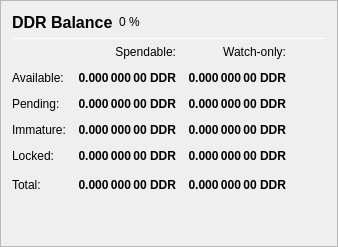
                   <widget class="QFrame" name="frame_Balances">
                    <property name="frameShape">
                     <enum>QFrame::StyledPanel</enum>
                    </property>
                    <property name="frameShadow">
                     <enum>QFrame::Raised</enum>
                    </property>
                    <layout class="QVBoxLayout" name="verticalLayout_4">
                     <item>
                      <layout class="QHBoxLayout" name="horizontalLayout_4">
                       <item>
                        <widget class="QLabel" name="label_5">
                         <property name="minimumSize">
                          <size>
                           <width>0</width>
                           <height>20</height>
                          </size>
                         </property>
                         <property name="font">
                          <font>
                           <pointsize>12</pointsize>
                           <weight>75</weight>
                           <bold>true</bold>
                          </font>
                         </property>
                         <property name="text">
                          <string>DDR Balance</string>
                         </property>
                        </widget>
                       </item>
                       <item>
                        <widget class="QLabel" name="labelDDRPercent">
                         <property name="text">
                          <string notr="true">0 %</string>
                         </property>
                        </widget>
                       </item>
                       <item>
                        <spacer name="horizontalSpacer_3">
                         <property name="orientation">
                          <enum>Qt::Horizontal</enum>
                         </property>
                         <property name="sizeHint" stdset="0">
                          <size>
                           <width>40</width>
                           <height>20</height>
                          </size>
                         </property>
                        </spacer>
                       </item>
                      </layout>
                     </item>
                     <item>
                      <widget class="Line" name="line_Balance">
                       <property name="minimumSize">
                        <size>
                         <width>0</width>
                         <height>1</height>
                        </size>
                       </property>
                       <property name="maximumSize">
                        <size>
                         <width>16777215</width>
                         <height>1</height>
                        </size>
                       </property>
                       <property name="orientation">
                        <enum>Qt::Horizontal</enum>
                       </property>
                      </widget>
                     </item>
                     <item>
                      <layout class="QGridLayout" name="gridLayout">
                       <property name="spacing">
                        <number>12</number>
                       </property>
                       <item row="0" column="1">
                        <widget class="QLabel" name="labelSpendable">
                         <property name="text">
                          <string>Spendable:</string>
                         </property>
                         <property name="alignment">
                          <set>Qt::AlignRight|Qt::AlignTrailing|Qt::AlignVCenter</set>
                         </property>
                        </widget>
                       </item>
                       <item row="0" column="2">
                        <widget class="QLabel" name="labelWatchonly">
                         <property name="text">
                          <string>Watch-only:</string>
                         </property>
                         <property name="alignment">
                          <set>Qt::AlignRight|Qt::AlignTrailing|Qt::AlignVCenter</set>
                         </property>
                        </widget>
                       </item>
                       <item row="1" column="0">
                        <widget class="QLabel" name="labelBalanceText">
                         <property name="text">
                          <string>Available:</string>
                         </property>
                        </widget>
                       </item>
                       <item row="1" column="1">
                        <widget class="QLabel" name="labelBalance">
                         <property name="font">
                          <font>
                           <weight>75</weight>
                           <bold>true</bold>
                          </font>
                         </property>
                         <property name="cursor">
                          <cursorShape>IBeamCursor</cursorShape>
                         </property>
                         <property name="toolTip">
                          <string>Your current spendable balance</string>
                         </property>
                         <property name="text">
                          <string notr="true">0.000 000 00 DDR</string>
                         </property>
                         <property name="alignment">
                          <set>Qt::AlignRight|Qt::AlignTrailing|Qt::AlignVCenter</set>
                         </property>
                         <property name="textInteractionFlags">
                          <set>Qt::LinksAccessibleByMouse|Qt::TextSelectableByKeyboard|Qt::TextSelectableByMouse</set>
                         </property>
                        </widget>
                       </item>
                       <item row="1" column="2">
                        <widget class="QLabel" name="labelWatchAvailable">
                         <property name="font">
                          <font>
                           <weight>75</weight>
                           <bold>true</bold>
                          </font>
                         </property>
                         <property name="cursor">
                          <cursorShape>IBeamCursor</cursorShape>
                         </property>
                         <property name="toolTip">
                          <string>Your current balance in watch-only addresses</string>
                         </property>
                         <property name="text">
                          <string notr="true">0.000 000 00 DDR</string>
                         </property>
                         <property name="alignment">
                          <set>Qt::AlignRight|Qt::AlignTrailing|Qt::AlignVCenter</set>
                         </property>
                         <property name="textInteractionFlags">
                          <set>Qt::LinksAccessibleByMouse|Qt::TextSelectableByKeyboard|Qt::TextSelectableByMouse</set>
                         </property>
                        </widget>
                       </item>
                       <item row="2" column="0">
                        <widget class="QLabel" name="labelPendingText">
                         <property name="text">
                          <string>Pending:</string>
                         </property>
                        </widget>
                       </item>
                       <item row="2" column="1">
                        <widget class="QLabel" name="labelUnconfirmed">
                         <property name="font">
                          <font>
                           <weight>75</weight>
                           <bold>true</bold>
                          </font>
                         </property>
                         <property name="cursor">
                          <cursorShape>IBeamCursor</cursorShape>
                         </property>
                         <property name="toolTip">
                          <string>Total of transactions that have yet to be confirmed, and do not yet count toward the spendable balance</string>
                         </property>
                         <property name="text">
                          <string notr="true">0.000 000 00 DDR</string>
                         </property>
                         <property name="alignment">
                          <set>Qt::AlignRight|Qt::AlignTrailing|Qt::AlignVCenter</set>
                         </property>
                         <property name="textInteractionFlags">
                          <set>Qt::LinksAccessibleByMouse|Qt::TextSelectableByKeyboard|Qt::TextSelectableByMouse</set>
                         </property>
                        </widget>
                       </item>
                       <item row="2" column="2">
                        <widget class="QLabel" name="labelWatchPending">
                         <property name="font">
                          <font>
                           <weight>75</weight>
                           <bold>true</bold>
                          </font>
                         </property>
                         <property name="cursor">
                          <cursorShape>IBeamCursor</cursorShape>
                         </property>
                         <property name="toolTip">
                          <string>Unconfirmed transactions to watch-only addresses</string>
                         </property>
                         <property name="text">
                          <string notr="true">0.000 000 00 DDR</string>
                         </property>
                         <property name="alignment">
                          <set>Qt::AlignRight|Qt::AlignTrailing|Qt::AlignVCenter</set>
                         </property>
                         <property name="textInteractionFlags">
                          <set>Qt::LinksAccessibleByMouse|Qt::TextSelectableByKeyboard|Qt::TextSelectableByMouse</set>
                         </property>
                        </widget>
                       </item>
                       <item row="3" column="0">
                        <widget class="QLabel" name="labelImmatureText">
                         <property name="text">
                          <string>Immature:</string>
                         </property>
                        </widget>
                       </item>
                       <item row="3" column="1">
                        <widget class="QLabel" name="labelImmature">
                         <property name="font">
                          <font>
                           <weight>75</weight>
                           <bold>true</bold>
                          </font>
                         </property>
                         <property name="cursor">
                          <cursorShape>IBeamCursor</cursorShape>
                         </property>
                         <property name="toolTip">
                          <string>Staked or masternode rewards that has not yet matured</string>
                         </property>
                         <property name="text">
                          <string notr="true">0.000 000 00 DDR</string>
                         </property>
                         <property name="alignment">
                          <set>Qt::AlignRight|Qt::AlignTrailing|Qt::AlignVCenter</set>
                         </property>
                         <property name="textInteractionFlags">
                          <set>Qt::LinksAccessibleByMouse|Qt::TextSelectableByKeyboard|Qt::TextSelectableByMouse</set>
                         </property>
                        </widget>
                       </item>
                       <item row="3" column="2">
                        <widget class="QLabel" name="labelWatchImmature">
                         <property name="font">
                          <font>
                           <weight>75</weight>
                           <bold>true</bold>
                          </font>
                         </property>
                         <property name="cursor">
                          <cursorShape>IBeamCursor</cursorShape>
                         </property>
                         <property name="toolTip">
                          <string>Staked or masternode rewards in watch-only addresses that has not yet matured</string>
                         </property>
                         <property name="text">
                          <string notr="true">0.000 000 00 DDR</string>
                         </property>
                         <property name="alignment">
                          <set>Qt::AlignRight|Qt::AlignTrailing|Qt::AlignVCenter</set>
                         </property>
                         <property name="textInteractionFlags">
                          <set>Qt::LinksAccessibleByMouse|Qt::TextSelectableByKeyboard|Qt::TextSelectableByMouse</set>
                         </property>
                        </widget>
                       </item>
                       <item row="4" column="0">
                        <widget class="QLabel" name="labelLockedBalanceText">
                         <property name="toolTip">
                          <string>Locked DDR or Masternode collaterals. These are excluded from zDDR minting.</string>
                         </property>
                         <property name="text">
                          <string>Locked:</string>
                         </property>
                        </widget>
                       </item>
                       <item row="4" column="1">
                        <widget class="QLabel" name="labelLockedBalance">
                         <property name="font">
                          <font>
                           <weight>75</weight>
                           <bold>true</bold>
                          </font>
                         </property>
                         <property name="cursor">
                          <cursorShape>IBeamCursor</cursorShape>
                         </property>
                         <property name="toolTip">
                          <string>Locked DDR or Masternode collaterals. These are excluded from zDDR minting.</string>
                         </property>
                         <property name="text">
                          <string notr="true">0.000 000 00 DDR</string>
                         </property>
                         <property name="alignment">
                          <set>Qt::AlignRight|Qt::AlignTrailing|Qt::AlignVCenter</set>
                         </property>
                         <property name="textInteractionFlags">
                          <set>Qt::LinksAccessibleByMouse|Qt::TextSelectableByKeyboard|Qt::TextSelectableByMouse</set>
                         </property>
                        </widget>
                       </item>
                       <item row="4" column="2">
                        <widget class="QLabel" name="labelWatchLocked">
                         <property name="font">
                          <font>
                           <weight>75</weight>
                           <bold>true</bold>
                          </font>
                         </property>
                         <property name="cursor">
                          <cursorShape>IBeamCursor</cursorShape>
                         </property>
                         <property name="toolTip">
                          <string>Current locked balance in watch-only addresses</string>
                         </property>
                         <property name="text">
                          <string notr="true">0.000 000 00 DDR</string>
                         </property>
                         <property name="alignment">
                          <set>Qt::AlignRight|Qt::AlignTrailing|Qt::AlignVCenter</set>
                         </property>
                         <property name="textInteractionFlags">
                          <set>Qt::LinksAccessibleByMouse|Qt::TextSelectableByKeyboard|Qt::TextSelectableByMouse</set>
                         </property>
                        </widget>
                       </item>
                       <item row="5" column="0">
                        <widget class="QLabel" name="labelTotalText">
                         <property name="toolTip">
                          <string>Your current DIGIDINAR balance, unconfirmed and immature transactions included</string>
                         </property>
                         <property name="text">
                          <string>Total:</string>
                         </property>
                        </widget>
                       </item>
                       <item row="5" column="1">
                        <widget class="QLabel" name="labelTotal">
                         <property name="font">
                          <font>
                           <weight>75</weight>
                           <bold>true</bold>
                          </font>
                         </property>
                         <property name="cursor">
                          <cursorShape>IBeamCursor</cursorShape>
                         </property>
                         <property name="toolTip">
                          <string>Your current DIGIDINAR balance, unconfirmed and immature transactions included</string>
                         </property>
                         <property name="text">
                          <string notr="true">0.000 000 00 DDR</string>
                         </property>
                         <property name="alignment">
                          <set>Qt::AlignRight|Qt::AlignTrailing|Qt::AlignVCenter</set>
                         </property>
                         <property name="textInteractionFlags">
                          <set>Qt::LinksAccessibleByMouse|Qt::TextSelectableByKeyboard|Qt::TextSelectableByMouse</set>
                         </property>
                        </widget>
                       </item>
                       <item row="5" column="2">
                        <widget class="QLabel" name="labelWatchTotal">
                         <property name="font">
                          <font>
                           <weight>75</weight>
                           <bold>true</bold>
                          </font>
                         </property>
                         <property name="cursor">
                          <cursorShape>IBeamCursor</cursorShape>
                         </property>
                         <property name="toolTip">
                          <string>Current total balance in watch-only addresses</string>
                         </property>
                         <property name="text">
                          <string notr="true">0.000 000 00 DDR</string>
                         </property>
                         <property name="alignment">
                          <set>Qt::AlignRight|Qt::AlignTrailing|Qt::AlignVCenter</set>
                         </property>
                         <property name="textInteractionFlags">
                          <set>Qt::LinksAccessibleByMouse|Qt::TextSelectableByKeyboard|Qt::TextSelectableByMouse</set>
                         </property>
                        </widget>
                       </item>
                       <item row="5" column="3">
                        <spacer name="horizontalSpacer_9">
                         <property name="orientation">
                          <enum>Qt::Horizontal</enum>
                         </property>
                         <property name="sizeHint" stdset="0">
                          <size>
                           <width>40</width>
                           <height>20</height>
                          </size>
                         </property>
                        </spacer>
                       </item>
                      </layout>
                     </item>
                     <item>
                      <spacer name="verticalSpacer_3">
                       <property name="orientation">
                        <enum>Qt::Vertical</enum>
                       </property>
                       <property name="sizeHint" stdset="0">
                        <size>
                         <width>20</width>
                         <height>40</height>
                        </size>
                       </property>
                      </spacer>
                     </item>
                    </layout>
                   </widget>
